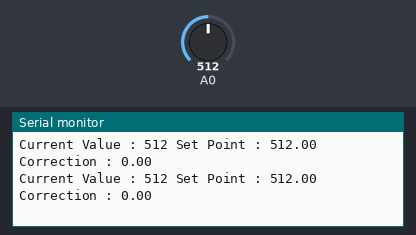
The sketch below on a simulated Arduino Uno, built with avr-gcc and run on an emulated ATmega328P. Shown: the last lines printed to the serial monitor. Inputs (shaded band) come from the test bench; at power-on: A0 = 512.

Above: at 1.2 s.
1.3 s: A0 set to 107
At 1.34 s:
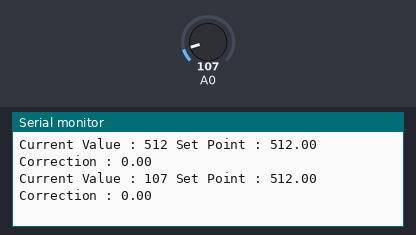
4.3 s: A0 set to 95
At 4.36 s:
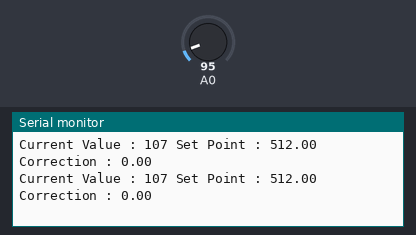
Timing chart, 0 to 7.3 s (numbered marks = the images above; inputs shaded):
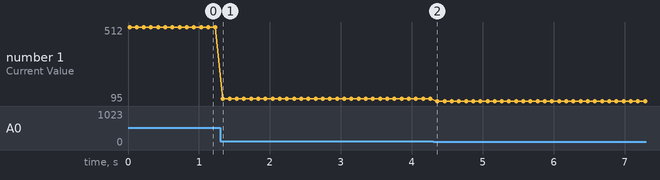

The sketch:

PIDController_Test1.ino
```cpp
#include<PIDController.h>

PIDController c1;
void setup() {
  // put your setup code here, to run once:
  Serial.begin(9600);
  Serial.println("Initializing...");
  c1.InitializeDebugger("CONT_1", &Serial, 1);
  c1.assignPIDParameters(1.0, 0.01, 0.1);
  Serial.println("Done...");
}

double setPoint = 512;

void loop() {
  // put your main code here, to run repeatedly:
  int currentValue = analogRead(A0);
  String msg = "Current Value : ";
  msg.concat(currentValue);
  msg.concat(" Set Point : ");
  msg.concat(setPoint);
  double correction = c1.retError(setPoint, currentValue);
  msg.concat(" Correction : ");
  msg.concat(correction);
  Serial.println(msg);
  delay(100);
}
```

Measured:
- after the input at 1.3 s, the serial monitor: prints a new line at once (image 1)
- plotted number 1: 512 → 107 after the input at 1.3 s, 107 → 95 after the input at 4.3 s
